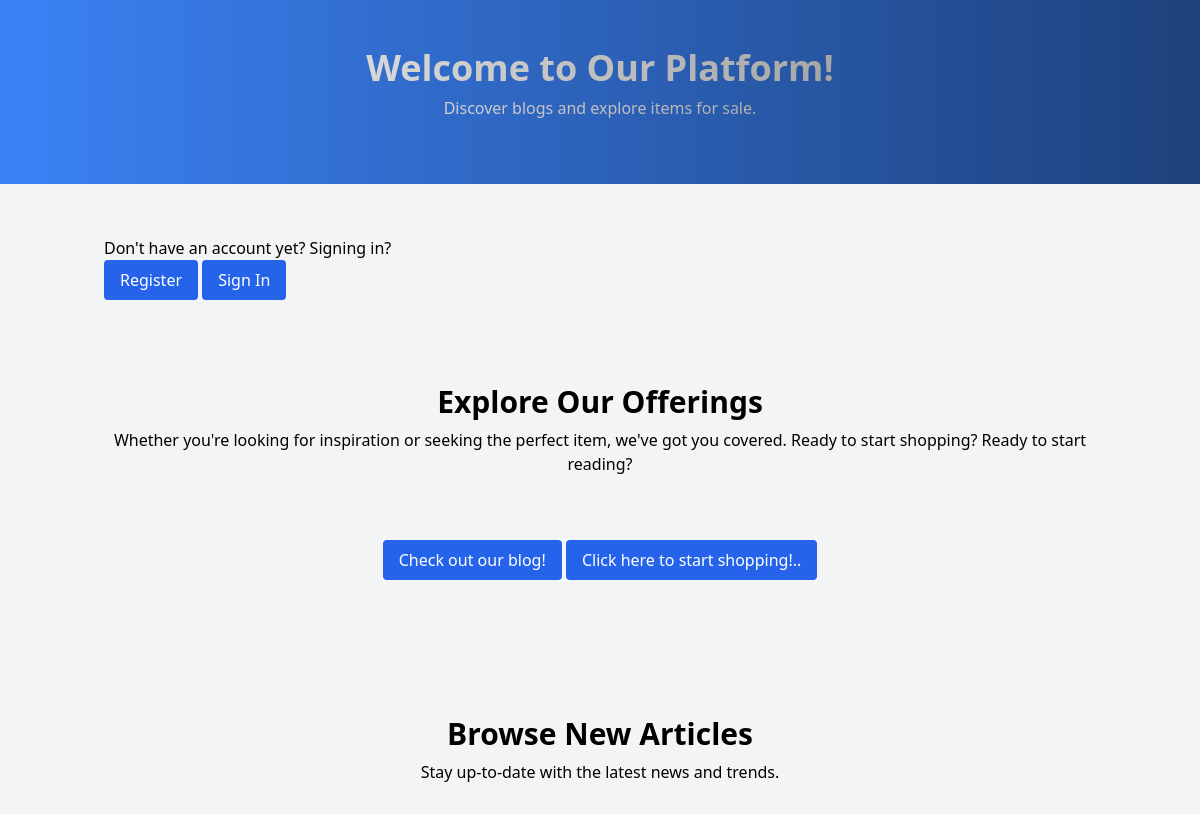
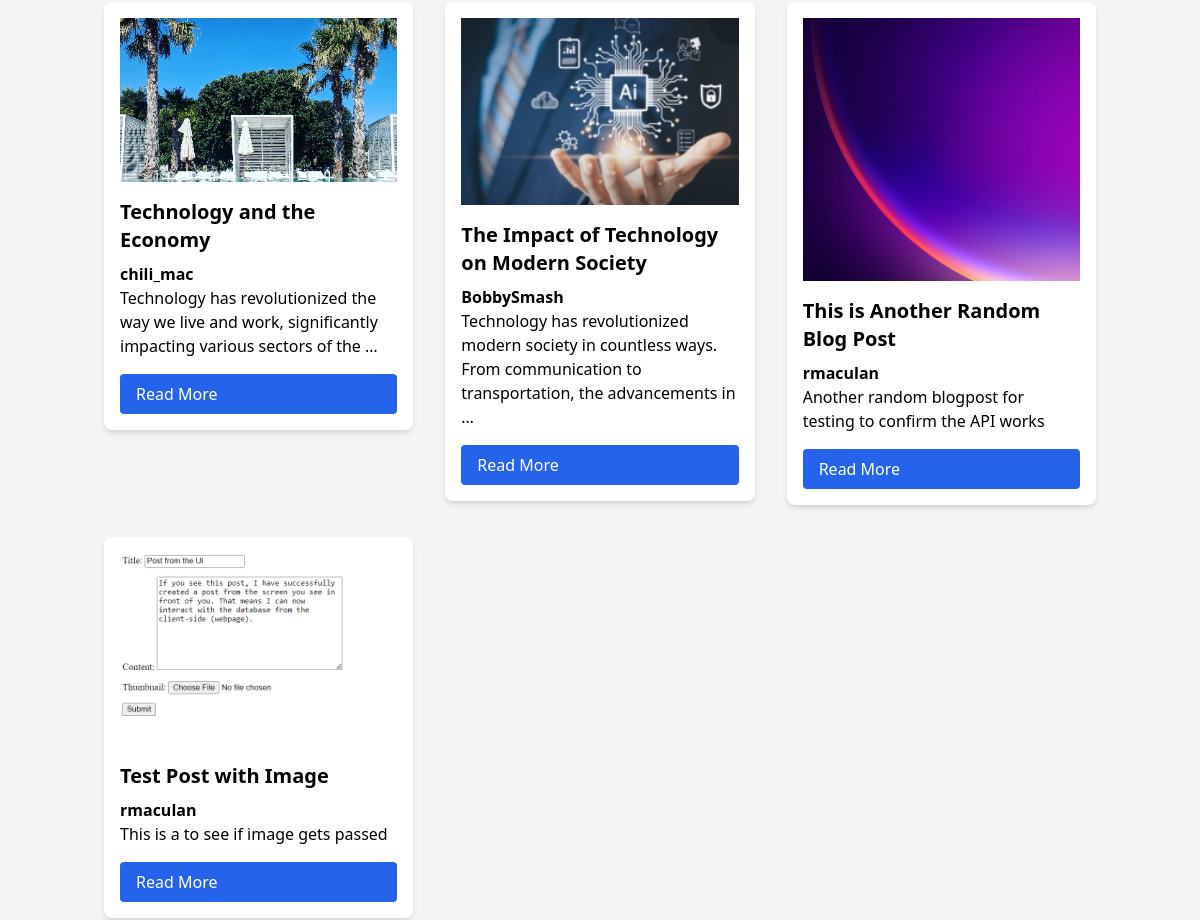
The app's page / (upper part), older data (2 pictures, top to bottom).
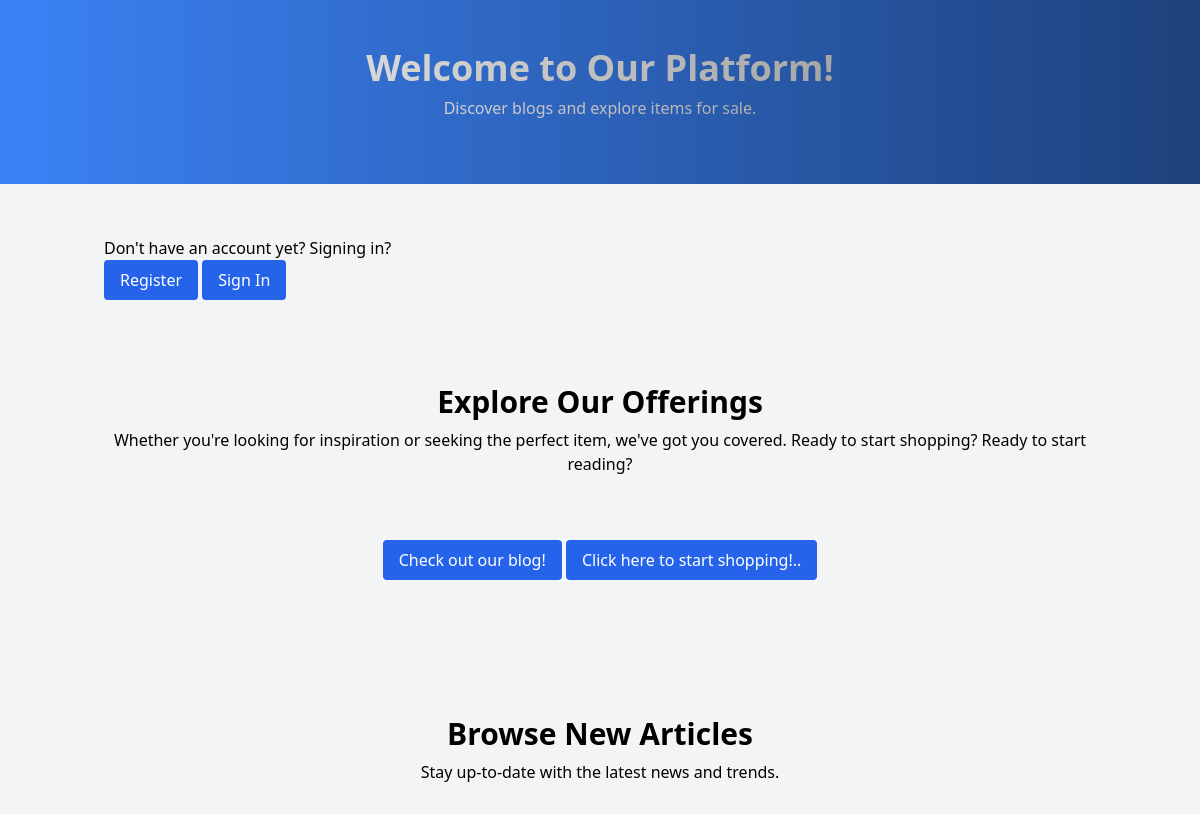
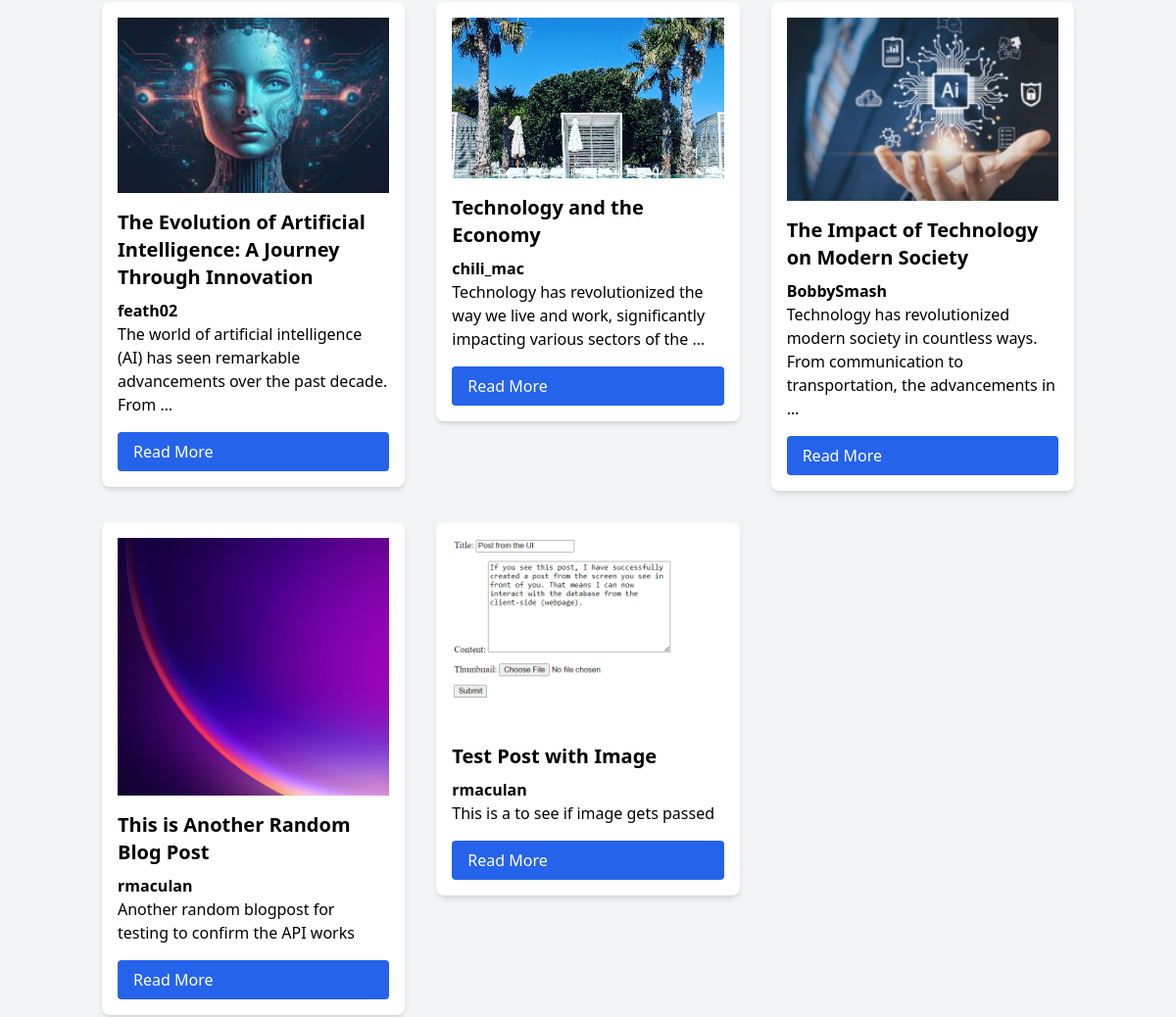
The same page, newer data (2 pictures, top to bottom).
### blog/models.py (models this page shows, shortened)
class Post(models.Model):
    STATUS_CHOICES = (
        ('draft', 'Draft'),
        ('published', 'Published'),
    )
    title = models.CharField(max_length=200)
    slug = models.SlugField(unique=True)
    content = models.TextField()
    status = models.CharField(
        max_length=10,
        choices=STATUS_CHOICES,
        default='draft'
        )
    publish_date = models.DateTimeField(auto_now_add=True)
    author = models.ForeignKey(settings.AUTH_USER_MODEL, on_delete=models.CASCADE)
    on_delete=models.CASCADE
    thumbnail = models.ImageField(
        upload_to='thumbnails/',
        blank=True,
        null=True
        )  # New field for thumbnail

### mysite/views.py (the view)
# urls.py: path('', landing_page, name='landing'),
def landing_page(request):
    blog_posts = Post.objects.all().order_by('-publish_date')[:5]
    marketplace_items = Item.objects.all()[:5]
    return render(request, 'landing_page.html', {
        'blog_posts': blog_posts,
        'marketplace_items': marketplace_items,
    })

### templates/landing_page.html (shortened to what this page needs)
{% load static %}
<html lang="en">
  <head>
    <script src="https://cdn.tailwindcss.com"></script>
    <link rel="stylesheet" href="{% static 'css/style.css' %}">
  </head>
<body class="bg-gray-100">
    <header class="text-center p-12 bg-blue-500 text-white relative">
        <h1 class="text-4xl font-bold mb-2">
            Welcome to Our Platform!
        </h1>
        <p class="max-w-xl mx-auto mb-4">
            Discover blogs and explore items for sale.
        </p>
        <div class="absolute inset-0 bg-gradient-to-r from-transparent to-black opacity-50"></div>
    </header>
    <div class="container mx-auto px-4 py-8">
        {% if user.is_authenticated %}
        <strong>
            Welcome back, {{ user.username }}!
        </strong>
        <a
            href="{% url 'blog:logout' %}"
            class="button"
        >
            Logout?
        </a>
        {% else %}
        <h1>Don't have an account yet? Signing in?</h3>
        <a
            href="{% url 'blog:register' %}"
            class="btn btn-primary"
        >
            Register
        </a>
        <a
            href="{% url 'blog:login' %}"
            class="btn btn-primary"
        >
            Sign In
        </a>
        {% endif %}
    </div>
    <section class="container mx-auto px-4 py-8">
        <div class="text-center">
            <h2 class="text-3xl font-semibold mb-2">
                Explore Our Offerings
            </h2>
            <p class="mb-8">
                Whether you're looking for inspiration
                or seeking the perfect item, we've got you covered.
                Ready to start shopping?
                Ready to start reading?
            </p>
            <div class="container mx-auto px-4 py-8">
                <a
                    href="{% url 'blog:index' %}"
                    class="btn btn-primary"
                >
                    Check out our blog!
                </a>
                <a
                    href="{% url 'marketplace:index' %}"
                    class="btn btn-primary"
                >
                    Click here to start shopping!..
                </a>
            </div>
        </div>
    </section>
    <section class="container mx-auto px-4 py-8">
        <div class="text-center">
            <h2 class="text-3xl font-semibold mb-2">
                Browse New Articles
            </h2>
            <p class="mb-8">
                Stay up-to-date with the latest news and trends.
            </p>
        </div>
        <div class="grid grid-cols-1 md:grid-cols-3 gap-8">
            {% for blog_post in blog_posts %}
            <div class="col-span-full md:col-span-1">
                <div class="bg-white p-4 rounded-lg shadow-md">
                    <img
                        src="{{ blog_post.thumbnail.url }}"
                        alt="{{ blog_post.title }}"
                        class="mb-4"
                        height="600"
                        width="400"
                        >
                    <h3 class="text-xl font-semibold mb-2">
                        {{ blog_post.title }}
                    </h3>
                    <strong>
                        {{ blog_post.author }}
                    </strong>
                    <p class="mb-4">
                        {{ blog_post.content|truncatewords:15 }}
                    </p>
                    <a
                        href="{% url 'blog:post_detail' blog_post.id %}"
                        class="btn btn-primary w-full">
                        Read More
                    </a>
                </div>
            </div>
            {% endfor %}
        </div>
    </section>
  </body>
</html>

Row changes from the older to the newer data that the page shows:
added Post: thumbnail (picture), title "The Evolution of Artificial Intelligence: A Journey Through Innovation", author "feath02", content "The world of artificial intelligence (AI) has seen remarkable advancements over the past decade. From …"
